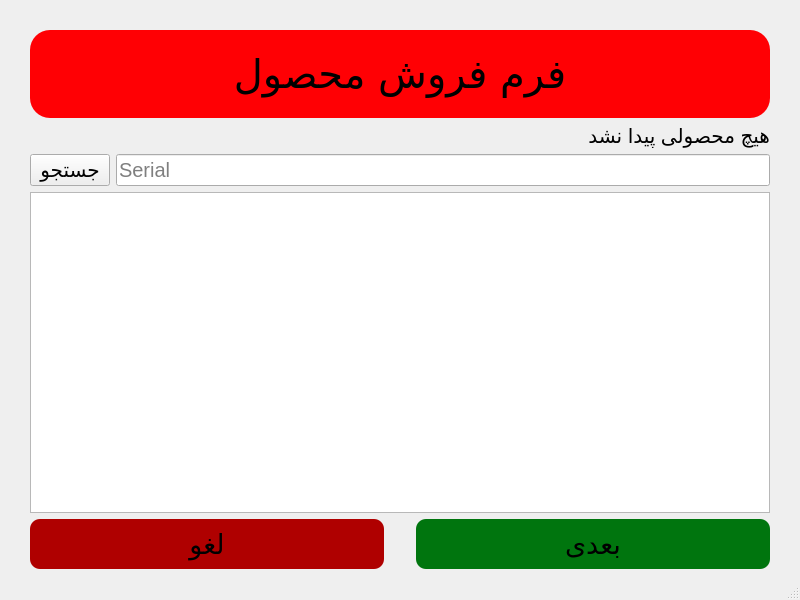
<?xml version="1.0" encoding="UTF-8"?>
<ui version="4.0">
 <class>MainWindow</class>
 <widget class="QMainWindow" name="MainWindow">
  <property name="geometry">
   <rect>
    <x>0</x>
    <y>0</y>
    <width>800</width>
    <height>600</height>
   </rect>
  </property>
  <property name="windowTitle">
   <string>MainWindow</string>
  </property>
  <widget class="QWidget" name="centralwidget">
   <layout class="QVBoxLayout" name="verticalLayout">
    <property name="leftMargin">
     <number>30</number>
    </property>
    <property name="topMargin">
     <number>30</number>
    </property>
    <property name="rightMargin">
     <number>30</number>
    </property>
    <item>
     <widget class="QLabel" name="label_12">
      <property name="font">
       <font>
        <family>B Titr</family>
        <pointsize>30</pointsize>
       </font>
      </property>
      <property name="layoutDirection">
       <enum>Qt::RightToLeft</enum>
      </property>
      <property name="styleSheet">
       <string notr="true">background-color: rgb(255, 0, 4);
border-radius: 20px;
padding: 20px;</string>
      </property>
      <property name="text">
       <string>فرم فروش محصول</string>
      </property>
      <property name="alignment">
       <set>Qt::AlignCenter</set>
      </property>
      <property name="margin">
       <number>0</number>
      </property>
     </widget>
    </item>
    <item>
     <widget class="QLabel" name="ProductLabel">
      <property name="font">
       <font>
        <pointsize>15</pointsize>
       </font>
      </property>
      <property name="text">
       <string>هیچ محصولی پیدا نشد</string>
      </property>
     </widget>
    </item>
    <item>
     <layout class="QHBoxLayout" name="horizontalLayout">
      <item>
       <widget class="QPushButton" name="SearchBtn">
        <property name="font">
         <font>
          <family>B Nazanin</family>
          <pointsize>15</pointsize>
         </font>
        </property>
        <property name="text">
         <string>جستجو</string>
        </property>
       </widget>
      </item>
      <item>
       <widget class="QLineEdit" name="ProductSerialEdit">
        <property name="font">
         <font>
          <pointsize>15</pointsize>
         </font>
        </property>
        <property name="placeholderText">
         <string>Serial</string>
        </property>
       </widget>
      </item>
     </layout>
    </item>
    <item>
     <widget class="QListWidget" name="ProductSerialList">
      <property name="font">
       <font>
        <pointsize>15</pointsize>
       </font>
      </property>
     </widget>
    </item>
    <item>
     <layout class="QHBoxLayout" name="horizontalLayout_2">
      <property name="spacing">
       <number>32</number>
      </property>
      <item>
       <widget class="QPushButton" name="CancelBtn">
        <property name="sizePolicy">
         <sizepolicy hsizetype="Minimum" vsizetype="Expanding">
          <horstretch>0</horstretch>
          <verstretch>0</verstretch>
         </sizepolicy>
        </property>
        <property name="maximumSize">
         <size>
          <width>16777215</width>
          <height>50</height>
         </size>
        </property>
        <property name="font">
         <font>
          <family>B Nazanin</family>
          <pointsize>20</pointsize>
         </font>
        </property>
        <property name="styleSheet">
         <string notr="true">border-radius: 10px;
background-color: rgb(175, 0, 0);</string>
        </property>
        <property name="text">
         <string>لغو</string>
        </property>
       </widget>
      </item>
      <item>
       <widget class="QPushButton" name="NextBtn">
        <property name="sizePolicy">
         <sizepolicy hsizetype="Minimum" vsizetype="Expanding">
          <horstretch>0</horstretch>
          <verstretch>0</verstretch>
         </sizepolicy>
        </property>
        <property name="maximumSize">
         <size>
          <width>16777215</width>
          <height>50</height>
         </size>
        </property>
        <property name="font">
         <font>
          <family>B Nazanin</family>
          <pointsize>20</pointsize>
         </font>
        </property>
        <property name="styleSheet">
         <string notr="true">border-radius: 10px;
background-color: rgb(0, 117, 14);</string>
        </property>
        <property name="text">
         <string>بعدی</string>
        </property>
       </widget>
      </item>
     </layout>
    </item>
   </layout>
  </widget>
  <widget class="QMenuBar" name="menubar">
   <property name="geometry">
    <rect>
     <x>0</x>
     <y>0</y>
     <width>800</width>
     <height>30</height>
    </rect>
   </property>
  </widget>
  <widget class="QStatusBar" name="statusbar"/>
 </widget>
 <resources/>
 <connections/>
</ui>
